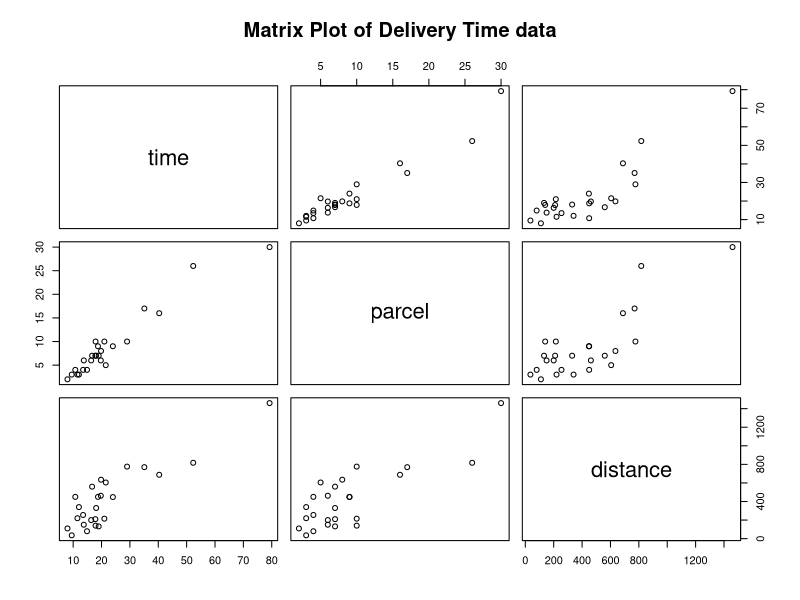

This figure's R source:
marks = c(337,316,327,340,374,330,352,353,370,380,384,398,413,428,430,438,439,479,460,450)

hours = c(23,25,26,27,30,26,29,32,33,34,35,38,39,42,43,44,45,46,44,41)

lm(marks ~ hours) #Fitting Linear Model

time = c(16.68,11.5,12.03,14.88,13.75,18.11,8,17.83,79.24,21.5,40.33,21,13.5,19.75,24,29,16.35,
         19,9.5,35.1,17.9,52.32,18.75,19.83,10.75)

parcel = c(7,3,3,4,6,7,2,7,30,5,16,10,4,6,9,10,6,7,3,17,10,26,9,8,4)

distance = c(560,220,340,80,150,330,110,210,1460,605,688,215,255,462,448,776,200,132,36,770,
             140,817,450,635,450)

pairs(~time + parcel + distance,main="Matrix Plot of Delivery Time data") #matrix plot

lm(time ~ parcel + distance)
